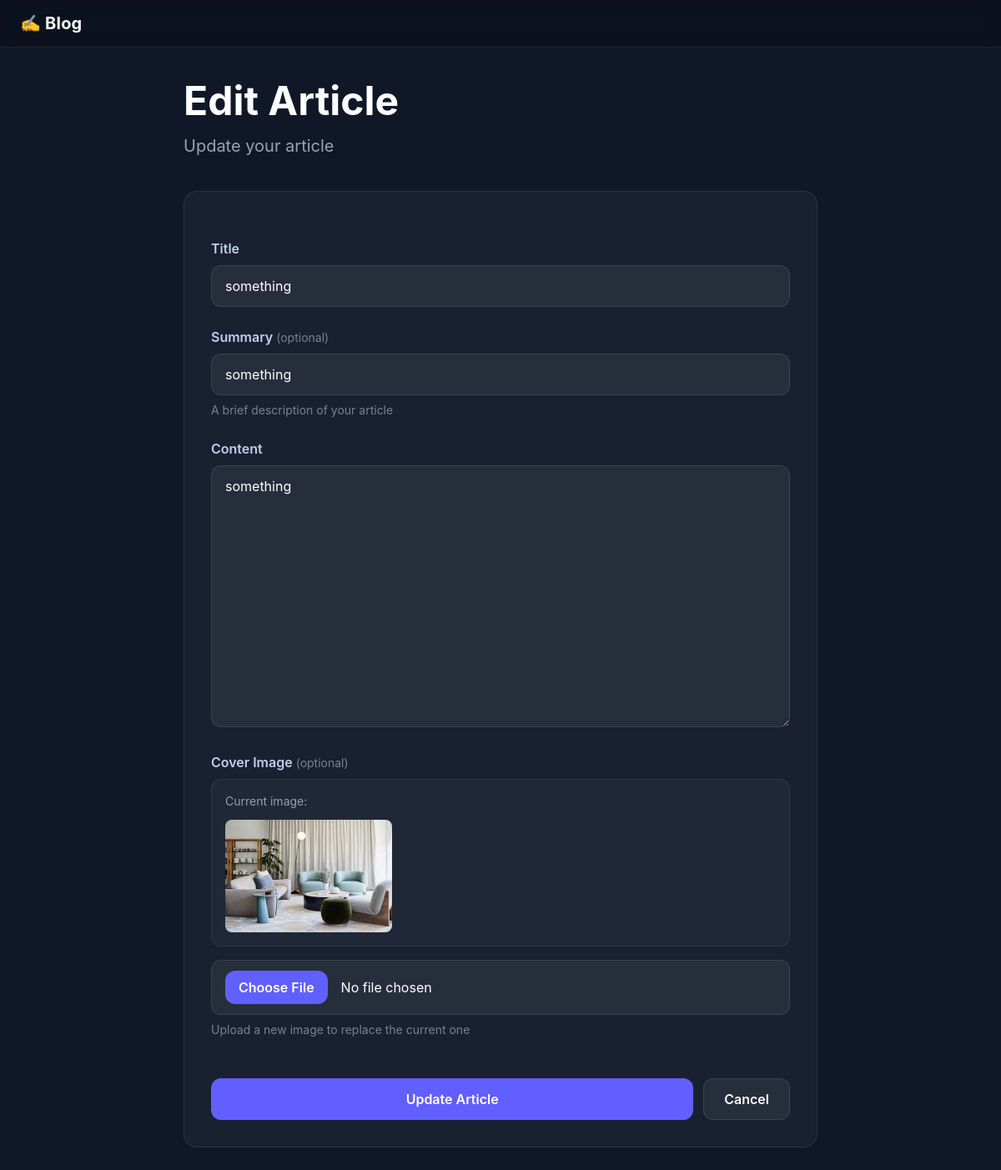
/article/5/edit/ (signed in), run on the app's committed database.
### articles/models.py (models this page shows, shortened)
class Article ( models.Model ) :
    title = models.CharField ( max_length=150 )
    summary = models.CharField ( max_length=50, blank=True )
    body = models.TextField ()
    photo = models.ImageField ( upload_to='images/', blank=True )
    author = models.ForeignKey (
        get_user_model (),
        on_delete=models.CASCADE
    )

### articles/views.py (the view)
class ArticleUpdateView ( LoginRequiredMixin, UserPassesTestMixin, UpdateView ) :
    model = Article
    template_name = 'Article/article_edit.html'
    fields = ['title', 'summary', 'body', 'photo']
    def test_func(self) :
        article = self.get_object ()
        return self.request.user == article.author

### templates/Article/article_edit.html (shortened to what this page needs)
<!DOCTYPE html>
<html lang="en">
<head>
    <script src="https://cdn.tailwindcss.com"></script>
    <link rel="stylesheet" href="https://rsms.me/inter/inter.css">
</head>
<body class="font-sans bg-[oklch(21%_0.034_264.665)] text-white min-h-screen">
<nav class="sticky top-0 z-10 flex items-center justify-between px-6 py-3.5 bg-black/25 backdrop-blur-[10px] border-b border-white/[0.08]">
    <a href="{% url 'home' %}"
       class="flex items-center gap-2.5 font-bold text-xl tracking-[0.2px] text-white no-underline">
        ✍️ Blog
    </a>
</nav>
<div class="py-10 px-5 max-w-[800px] mx-auto">
    <div class="mb-10">
        <h1 class="text-5xl font-bold mb-4">Edit Article</h1>
        <p class="text-xl text-[oklch(70.7%_.022_261.325)]">Update your article</p>
    </div>
    <div class="bg-white/[0.04] border border-white/[0.08] rounded-2xl p-8">
        <form method="post" enctype="multipart/form-data" class="space-y-6">
            <div>
                <label for="id_title" class="block mb-2 font-semibold text-[oklch(85%_.05_270)]">
                    Title
                </label>
                <input type="text" name="title" id="id_title" value="{{ form.title.value|default:'' }}"
                       class="w-full px-4 py-3 bg-white/[0.06] border border-white/10 rounded-xl text-white placeholder-[oklch(70%_.022_261.325)]/30 focus:border-[oklch(58.5%_.233_277.117)] focus:ring-2 focus:ring-[oklch(58.5%_.233_277.117)]/20 focus:outline-none transition-all"
                       placeholder="Enter your article title...">
            </div>
            <div>
                <label for="id_summary" class="block mb-2 font-semibold text-[oklch(85%_.05_270)]">
                    Summary <span class="text-[oklch(60%_.022_261.325)] font-normal text-sm">(optional)</span>
                </label>
                <input type="text" name="summary" id="id_summary" value="{{ form.summary.value|default:'' }}"
                       class="w-full px-4 py-3 bg-white/[0.06] border border-white/10 rounded-xl text-white placeholder-[oklch(70%_.022_261.325)]/30 focus:border-[oklch(58.5%_.233_277.117)] focus:ring-2 focus:ring-[oklch(58.5%_.233_277.117)]/20 focus:outline-none transition-all"
                       placeholder="A brief description (max 50 characters)">
                <p class="mt-2 text-sm text-[oklch(60%_.022_261.325)]">A brief description of your article</p>
            </div>
            <div>
                <label for="id_body" class="block mb-2 font-semibold text-[oklch(85%_.05_270)]">
                    Content
                </label>
                <textarea name="body" id="id_body" rows="12"
                          class="w-full px-4 py-3 bg-white/[0.06] border border-white/10 rounded-xl text-white placeholder-[oklch(70%_.022_261.325)]/30 focus:border-[oklch(58.5%_.233_277.117)] focus:ring-2 focus:ring-[oklch(58.5%_.233_277.117)]/20 focus:outline-none transition-all resize-y"
                          placeholder="Write your article content here...">{{ form.body.value|default:'' }}</textarea>
            </div>
            <div>
                <label for="id_photo" class="block mb-2 font-semibold text-[oklch(85%_.05_270)]">
                    Cover Image <span class="text-[oklch(60%_.022_261.325)] font-normal text-sm">(optional)</span>
                </label>
                {% if form.instance.photo %}
                <div class="mb-4 p-4 bg-white/[0.03] border border-white/[0.08] rounded-xl">
                    <p class="text-sm text-[oklch(70%_.022_261.325)] mb-3">Current image:</p>
                    <img src="{{ form.instance.photo.url }}" alt="Current cover" class="max-w-[200px] rounded-lg">
                </div>
                {% endif %}
                <input type="file" name="photo" id="id_photo" accept="image/*"
                       class="w-full px-4 py-3 bg-white/[0.06] border border-white/10 rounded-xl text-white file:mr-4 file:py-2 file:px-4 file:rounded-xl file:border-0 file:bg-[oklch(58.5%_.233_277.117)] file:text-white file:font-semibold hover:file:bg-[oklch(67.3%_.182_276.935)] file:cursor-pointer cursor-pointer focus:outline-none focus:border-[oklch(58.5%_.233_277.117)] focus:ring-2 focus:ring-[oklch(58.5%_.233_277.117)]/20 transition-all">
                <p class="mt-2 text-sm text-[oklch(60%_.022_261.325)]">Upload a new image to replace the current one</p>
            </div>
            <div class="flex gap-3 pt-6">
                <button type="submit"
                        class="flex-1 px-6 py-3 bg-[oklch(58.5%_.233_277.117)] text-white rounded-xl font-semibold hover:bg-[oklch(67.3%_.182_276.935)] hover:-translate-y-px transition-all duration-200">
                    Update Article
                </button>
                <a href="{% url 'article_detail' object.pk %}"
                   class="px-6 py-3 bg-white/[0.06] border border-white/10 text-white rounded-xl font-semibold hover:bg-white/[0.08] transition-all duration-200 no-underline flex items-center">
                    Cancel
                </a>
            </div>
        </form>
    </div>
</div>
</body>
</html>

### data on the page
Article: title "something", summary "something", body "something", instance.photo (picture)
